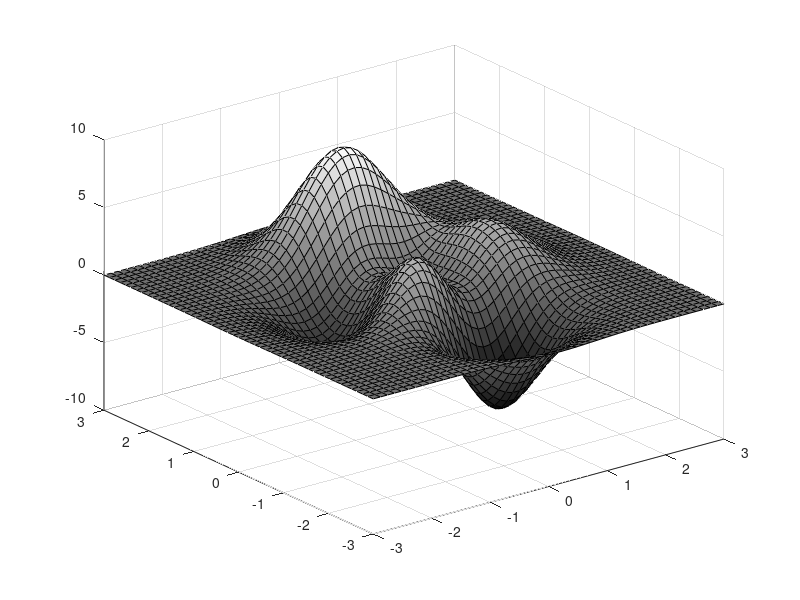

This figure's MATLAB source: (Note: this script raises an error after producing the figure.)
clear all;
close all;

n = 51;
taille_im = 3;

for k=1:1
    figure;
    [X,Y,Z] = peaks(n);
    A = surf(X,Y,Z);
    colormap('gray');
%     c = colorbar;
%     l = c.Limits;
%     Z = Z + abs(l(1));
%     l = l + abs(l(1));
%     Z = flipud(Z/l(2));
%     Im = uint8(Z*255);
%     figure;
%     imshow(Im);
    
    % Récupération des normales
    normals = reshape(A.FaceNormals,[(n-1)*(n-1) 3]);
    normals = normals./sqrt(sum(normals.^2,2));
    normals = reshape(normals,[n-1 n-1 3]);
    % Image en fonction des normales
    Im = uint8(normals(:,:,3)*255);
    figure;
    imshow(Im);
    
    % Récuperation des imagettes
    m = int2str(taille_im);
    for j=1:n-taille_im
        for i=1:n-taille_im
            imagette = Im(i:i+taille_im-1,j:j+taille_im-1);
            imwrite(imagette,strcat('Data/imagettes_',m,'x',m,'/im',int2str(sub2ind([48,48],i,j)),'.png'),'png');
        end
    end

    % Supression des normales inutiles
    ind = [1:(taille_im-1)/2 n-(taille_im-1)/2:n-1];
    normals(ind,:,:) = [];
    normals(:,ind,:) = [];
    normals = reshape(normals,[(n-taille_im)*(n-taille_im) 3]);
end

%save('Data/imagettes_',m,'x',m,'/normals.mat','normals');